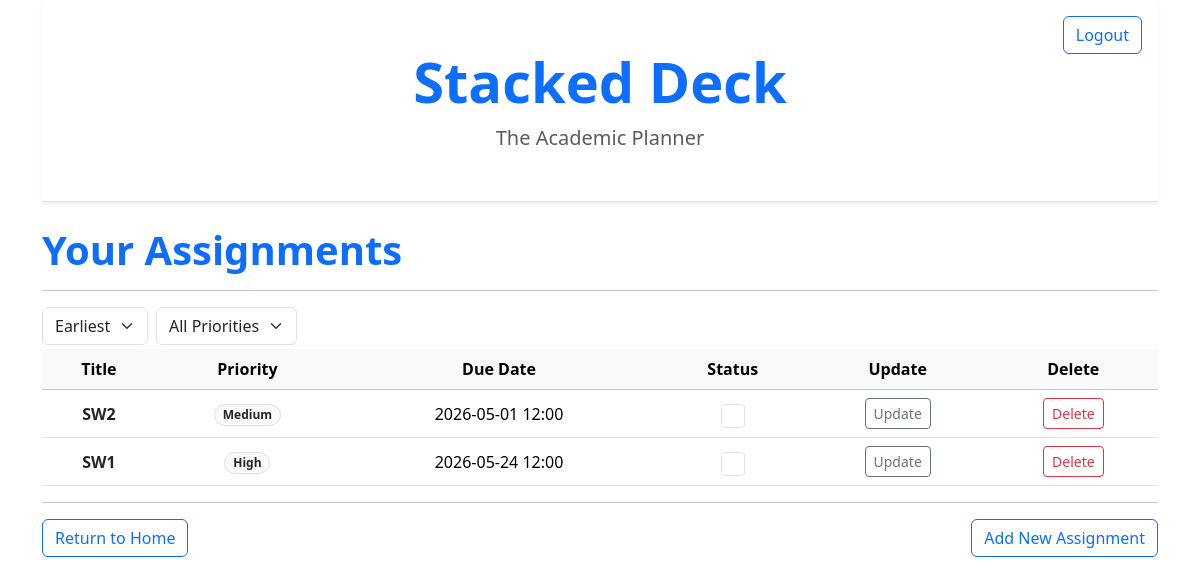
The page /view-assignments (signed in) on the database its author committed.
### app/models.py (models this page shows)
class Assignment(db.Model):
    id: so.Mapped[int] = so.mapped_column(primary_key=True)
    title: so.Mapped[str] = so.mapped_column(sa.String(256), index=True)
    completed: so.Mapped[bool] = so.mapped_column(sa.Boolean, index=True, default=False, nullable=False)
    due_date: so.Mapped[datetime.datetime] = so.mapped_column(sa.DateTime(timezone=True), index=True, nullable=False)
    priority: so.Mapped[Priority] = so.mapped_column(
        sa.Enum(Priority),
        default=Priority.MEDIUM,
        nullable=False
    )
    notes: so.Mapped[Optional[str]] = so.mapped_column(sa.Text, nullable=True)
    user_id: so.Mapped[int] = so.mapped_column(sa.ForeignKey(User.id), index=True)
    author: so.Mapped[User] = so.relationship(back_populates='assignments')
    tasks: so.Mapped[list['Task']] = so.relationship(back_populates='assignment', cascade="all, delete-orphan")
    saved_materials: so.Mapped[list["SavedMaterial"]] = so.relationship(back_populates="assignment", cascade="all, delete-orphan")
    todo_items: so.Mapped[list["ToDoItem"]] = so.relationship(
    back_populates="assignment",
    cascade="all, delete-orphan")

### app/routes.py (the view)
@app.route('/view-assignments', methods=['GET', 'POST'])
@login_required
def view_assignments():
    sort_type = request.args.get('type', 'soonest')
    priority_type = request.args.get('priority', '')
    query = Assignment.query.filter_by(author=current_user)
    if priority_type:
        target_priority = Priority(int(priority_type))
        query = query.filter(Assignment.priority == target_priority)
    if sort_type == 'descending':
        query = query.order_by(Assignment.due_date.desc())
    else:
        query = query.order_by(Assignment.due_date.asc())
    assignments = query.all()
    today = datetime.now().date()
    for assignment in assignments:
        delta = (assignment.due_date.date() - today).days
        if assignment.completed:
            assignment.row_class = "text-muted opacity-50"
            assignment.text_style = "text-decoration-line-through"
        elif delta < 0:
            assignment.urgency = "table-secondary"
            assignment.text_style = ""
        elif delta <= 7:
            assignment.urgency = "table-danger"
            assignment.text_style = ""
        elif delta <= 14:
            assignment.urgency = "table-warning"
            assignment.text_style = ""
        else:
            assignment.urgency = "table-info"
            assignment.text_style = ""
    return render_template('view-assignments.html', assignments=assignments, type=sort_type, priority=priority_type)

### app/models.py (called while the page is built)
@login.user_loader
def load_user(id):
    return db.session.get(User, int(id))

### app/templates/view-assignments.html (shortened to what this page needs)
{% extends "base.html" %} {% block title %}All Assignments{% endblock %} {% block
content %}
<h1 class="display-6 fw-bold text-primary">Your Assignments</h1>
<hr />
<form method="GET" class="d-flex gap-2 mb-1">
  <select name="type" class="form-select w-auto" onchange="this.form.submit()">
    <option value="ascending" {% if type == "ascending" %}selected{% endif %}>
      Earliest
    </option>
  </select>
<select name="priority" class="form-select w-auto" onchange="this.form.submit()">
  <option value="" {% if not priority %}selected{% endif %}>All Priorities</option>
</select>
</form>
<table class="table table-hover text-center align-middle">
  <thead class="table-light">
    <tr>
      <th>Title</th>
      <th>Priority</th>
      <th>Due Date</th>
      <th>Status</th>
      <th>Update</th>
      <th>Delete</th>
    </tr>
  </thead>
  <tbody>
    {% if assignments %}
      {% for assignment in assignments %}
        <tr class="{{ assignment.row_class }} position-relative">
          <td class="{{ assignment.text_style }}">
            <a
              href="{{ url_for('view_assignment', id=assignment.id) }}"
              class="stretched-link text-decoration-none text-dark fw-semibold"
            >
              {{ assignment.title }}
            </a>
          </td>
          <td>
            <span class="badge rounded-pill bg-light text-dark border">
              {{ assignment.priority.name.capitalize() }}
            </span>
          </td>
          <td>
            {{ assignment.due_date.strftime('%Y-%m-%d %H:%M') }}
          </td>
          <td>
            <form
              action="{{ url_for('toggle_status', item_type='assignment', item_id=assignment.id) }}"
              method="POST"
              class="d-flex justify-content-center"
            >
              <input
                class="form-check-input"
                type="checkbox"
                style="width: 24px; height: 24px; cursor: pointer; position: relative; z-index: 2;"
                onchange="this.form.submit()"
              >
            </form>
          </td>
          <td style="position: relative; z-index: 2;">
            <a
              href="{{ url_for('updating_assignment', assignment_id=assignment.id) }}"
              class="btn btn-sm btn-outline-secondary"
            >
              Update
            </a>
          </td>
          <td style="position: relative; z-index: 2;">
            <form
              action="{{ url_for('delete_assignment', assignment_id=assignment.id) }}"
              method="POST"
              class="d-inline"
            >
              <button
                type="submit"
                onclick="return confirm('Are you sure?')"
                class="btn btn-sm btn-outline-danger"
              >
                Delete
              </button>
            </form>
          </td>
        </tr>
      {% endfor %}
    {% else %}
      <tr>
        <td colspan="6" class="text-center text-muted py-4">
          No assignments match the selected filters.
        </td>
      </tr>
    {% endif %}
  </tbody>
</table>
<hr />
<div class="d-flex">
  <a href="{{ url_for('index') }}" class="btn btn-outline-primary"
    >Return to Home</a
  >
  <a
    href="{{ url_for('add_assignment') }}"
    class="btn btn-outline-primary ms-auto"
    >Add New Assignment</a
  >
</div>
{% endblock %}

### rows shown on the page
Assignment: title "SW2", priority.name "Medium", due_date "2026-05-01 12:00"
Assignment: title "SW1", priority.name "High", due_date "2026-05-24 12:00"
